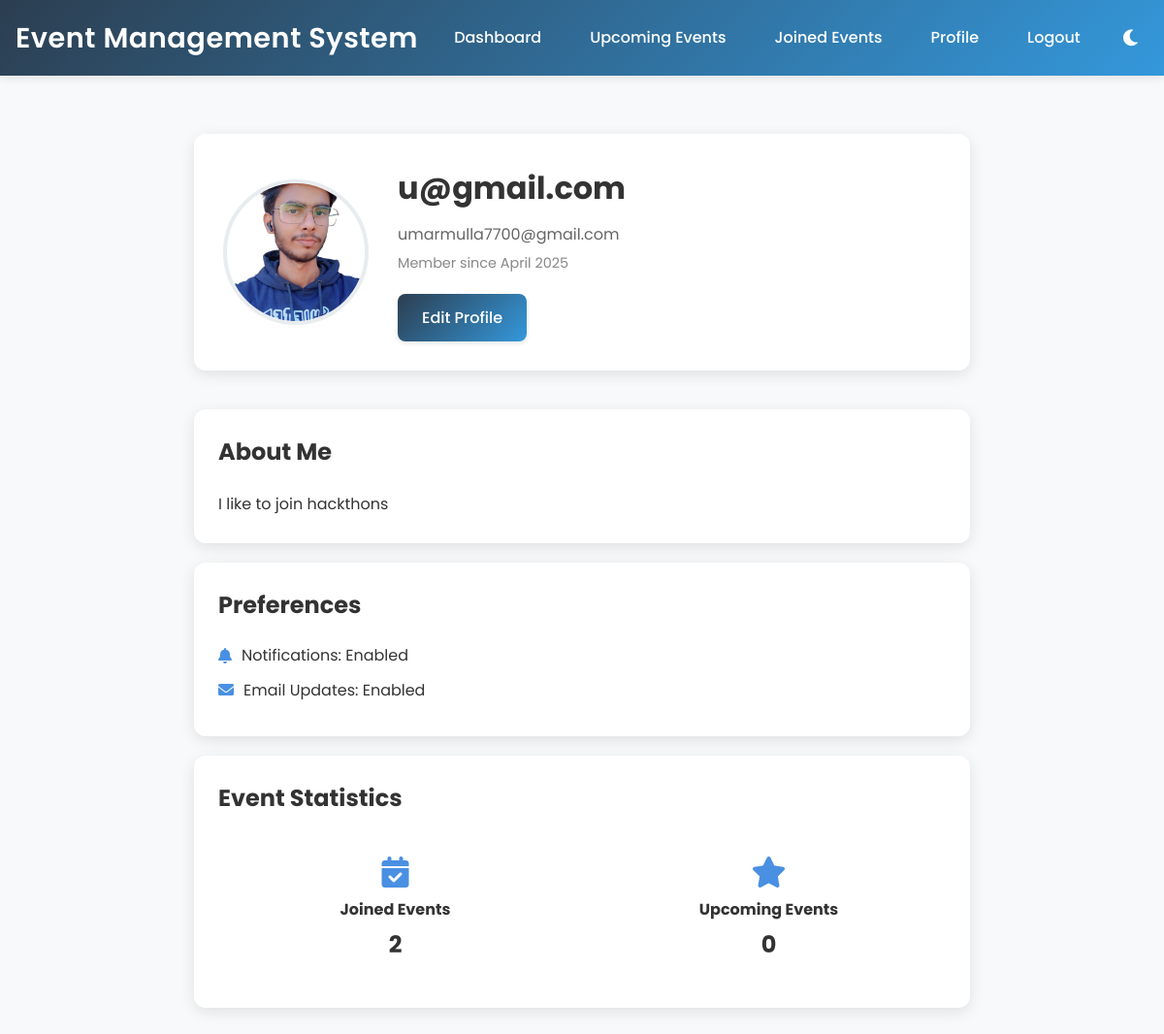
The page /profile (signed in) on the database its author committed.
### app.py (models this page shows, shortened)
class User(UserMixin, db.Model):
    id = db.Column(db.Integer, primary_key=True)
    username = db.Column(db.String(80), unique=True, nullable=False)
    password = db.Column(db.String(120), nullable=False)
    email = db.Column(db.String(120), unique=True, nullable=False)
    profile_picture = db.Column(db.String(200), default='default.jpg')
    bio = db.Column(db.Text, default='')
    joined_events = db.relationship('Event', secondary='user_events', backref=db.backref('attendees', lazy='dynamic'))
    created_at = db.Column(db.DateTime, default=datetime.utcnow)
    last_login = db.Column(db.DateTime)
    preferences = db.Column(db.JSON, default=lambda: {
        'notifications': True,
        'email_updates': True,
        'theme': 'light'
    })

### app.py (the view)
@app.route('/profile')
@login_required
def profile():
    return render_template('profile.html', user=current_user, now=datetime.utcnow())

### app.py (called while the page is built)
@login_manager.user_loader
def load_user(user_id):
    return User.query.get(int(user_id))

### templates/profile.html (shortened to what this page needs)
{% extends "base.html" %}
{% block content %}
<div class="profile-container">
    <div class="profile-header">
        <div class="profile-picture">
            <img src="{{ url_for('static', filename='profile_pictures/' + user.profile_picture) }}" alt="Profile Picture">
        </div>
        <div class="profile-info">
            <h2>{{ user.username }}</h2>
            <p class="email">{{ user.email }}</p>
            <p class="member-since">Member since {{ user.created_at.strftime('%B %Y') }}</p>
            <a href="{{ url_for('edit_profile') }}" class="btn">Edit Profile</a>
        </div>
    </div>
    <div class="profile-content">
        <div class="profile-section">
            <h3>About Me</h3>
            <p class="bio">{{ user.bio or 'No bio yet' }}</p>
        </div>
        <div class="profile-section">
            <h3>Preferences</h3>
            <div class="preferences">
                <p><i class="fas fa-bell"></i> Notifications: {{ 'Enabled' if user.preferences.notifications else 'Disabled' }}</p>
                <p><i class="fas fa-envelope"></i> Email Updates: {{ 'Enabled' if user.preferences.email_updates else 'Disabled' }}</p>
            </div>
        </div>
        <div class="profile-section">
            <h3>Event Statistics</h3>
            <div class="stats-grid">
                <div class="stat-card">
                    <i class="fas fa-calendar-check"></i>
                    <h4>Joined Events</h4>
                    <p>{{ user.joined_events|length }}</p>
                </div>
                <div class="stat-card">
                    <i class="fas fa-star"></i>
                    <h4>Upcoming Events</h4>
                    <p>{{ user.joined_events|selectattr('date', '>', now)|list|length }}</p>
                </div>
            </div>
        </div>
    </div>
</div>
{% endblock %}

### templates/base.html (style rules this page uses)
:root { --bg-color: #f8f9fa; --text-color: #333; --card-bg: white; --header-bg: linear-gradient(135deg, #2c3e50, #3498db); --border-color: #e9ecef; --input-bg: white; --shadow-color: rgba(0, 0, 0, 0.1); }
* { margin: 0; padding: 0; box-sizing: border-box; }
body { font-family: 'Poppins', sans-serif; line-height: 1.6; background-color: var(--bg-color); color: var(--text-color); transition: background-color 0.3s, color 0.3s; }
.btn { display: inline-block; background: linear-gradient(135deg, #2c3e50, #3498db); color: white; padding: 12px 25px; border: none; border-radius: 8px; cursor: pointer; text-decoration: none; margin-right: 10px; font-weight: 500; transition: all 0.3s ease; box-shadow: 0 2px 5px var(--shadow-color); }

### templates/profile.html (style rules this page uses)
.profile-container { max-width: 800px; margin: 40px auto; }
.profile-header { display: flex; gap: 30px; align-items: center; margin-bottom: 40px; padding: 30px; background: var(--card-bg); border-radius: 12px; box-shadow: 0 4px 15px var(--shadow-color); }
.profile-picture { width: 150px; height: 150px; border-radius: 50%; overflow: hidden; border: 4px solid var(--border-color); }
.profile-picture img { width: 100%; height: 100%; object-fit: cover; }
.profile-info { flex: 1; }
.profile-info h2 { font-size: 2rem; margin-bottom: 10px; color: var(--text-color); }
.email { color: #666; margin-bottom: 5px; }
.member-since { color: #888; font-size: 0.9rem; margin-bottom: 20px; }
.profile-section { background: var(--card-bg); padding: 25px; border-radius: 12px; margin-bottom: 20px; box-shadow: 0 4px 15px var(--shadow-color); }
.profile-section h3 { color: var(--text-color); margin-bottom: 20px; font-size: 1.5rem; }
.bio { line-height: 1.8; color: var(--text-color); }
.preferences p { display: flex; align-items: center; gap: 10px; margin-bottom: 10px; color: var(--text-color); }
.preferences i { color: #4a90e2; }
.stats-grid { display: grid; grid-template-columns: repeat(auto-fit, minmax(200px, 1fr)); gap: 20px; }
.stat-card { background: var(--input-bg); padding: 20px; border-radius: 8px; text-align: center; }
.stat-card i { font-size: 2rem; color: #4a90e2; margin-bottom: 10px; }
.stat-card h4 { color: var(--text-color); margin-bottom: 5px; }
.stat-card p { font-size: 1.5rem; font-weight: bold; color: var(--text-color); }

### rows shown on the page
User: profile_picture (picture), username "u@gmail.com", email "umarmulla7700@gmail.com", created_at "April 2025", bio "I like to join hackthons", preferences "Enabled"

### other values the page prints
{{ user.joined_events|length }} "2"
{{ user.joined_events|selectattr('date', '>', now)|list|length }} "0"
